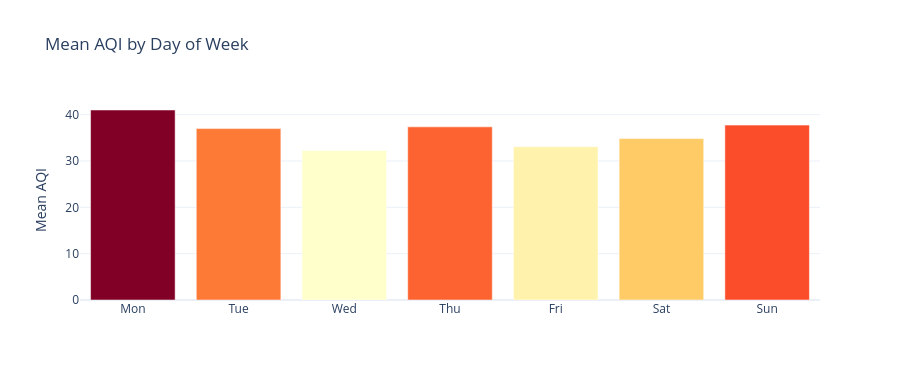

Here is the notebook cell this chart was saved with:
### Code cell
DOW_LABELS = ["Mon", "Tue", "Wed", "Thu", "Fri", "Sat", "Sun"]
dow = (
    wide.groupby("day_of_week")["aqi"]
    .mean()
    .reset_index()
    .assign(day_name=lambda d: d["day_of_week"].map(lambda x: DOW_LABELS[x]))
)

fig = px.bar(
    dow,
    x="day_name", y="aqi",
    color="aqi",
    color_continuous_scale=px.colors.sequential.YlOrRd,
    title="Mean AQI by Day of Week",
    labels={"aqi": "Mean AQI", "day_name": ""},
    template="plotly_white",
    category_orders={"day_name": DOW_LABELS},
)
fig.update_layout(height=380, coloraxis_showscale=False)
fig.show()

### Figure 1 — Plotly figure (JSON) as saved in the notebook; plotly's stock layout.template omitted (floating-point values rounded to 4 significant figures)
{"data": [{"alignmentgroup": "True", "hovertemplate": "=%{x}<br>Mean AQI=%{marker.color}<extra></extra>", "legendgroup": "", "marker": {"color": [41.01, 36.99, 32.27, 37.36, 33.07, 34.84, 37.74], "coloraxis": "coloraxis", "pattern": {"shape": ""}}, "name": "", "offsetgroup": "", "orientation": "v", "showlegend": false, "textposition": "auto", "type": "bar", "x": ["Mon", "Tue", "Wed", "Thu", "Fri", "Sat", "Sun"], "xaxis": "x", "y": [41.01, 36.99, 32.27, 37.36, 33.07, 34.84, 37.74], "yaxis": "y"}], "layout": {"barmode": "relative", "coloraxis": {"colorbar": {"title": {"text": "Mean AQI"}}, "colorscale": [[0, "rgb(255,255,204)"], [0.125, "rgb(255,237,160)"], [0.25, "rgb(254,217,118)"], [0.375, "rgb(254,178,76)"], [0.5, "rgb(253,141,60)"], [0.625, "rgb(252,78,42)"], [0.75, "rgb(227,26,28)"], [0.875, "rgb(189,0,38)"], [1, "rgb(128,0,38)"]], "showscale": false}, "height": 380, "legend": {"tracegroupgap": 0}, "title": {"text": "Mean AQI by Day of Week"}, "xaxis": {"anchor": "y", "categoryarray": ["Mon", "Tue", "Wed", "Thu", "Fri", "Sat", "Sun"], "categoryorder": "array", "domain": [0, 1], "title": {"text": ""}}, "yaxis": {"anchor": "x", "domain": [0, 1], "title": {"text": "Mean AQI"}}}}
